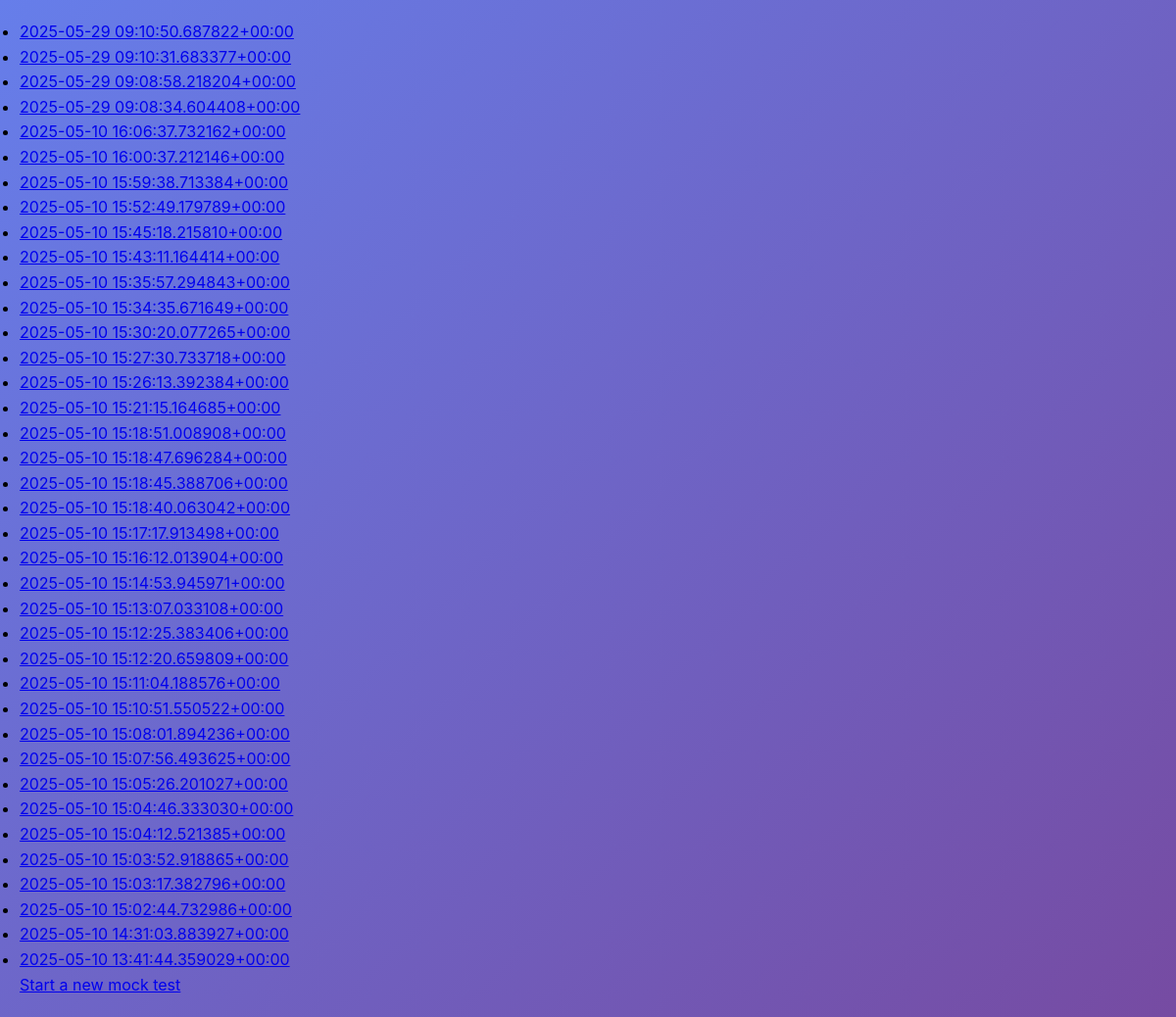
/polls/, run on an earlier commit of the app's database.
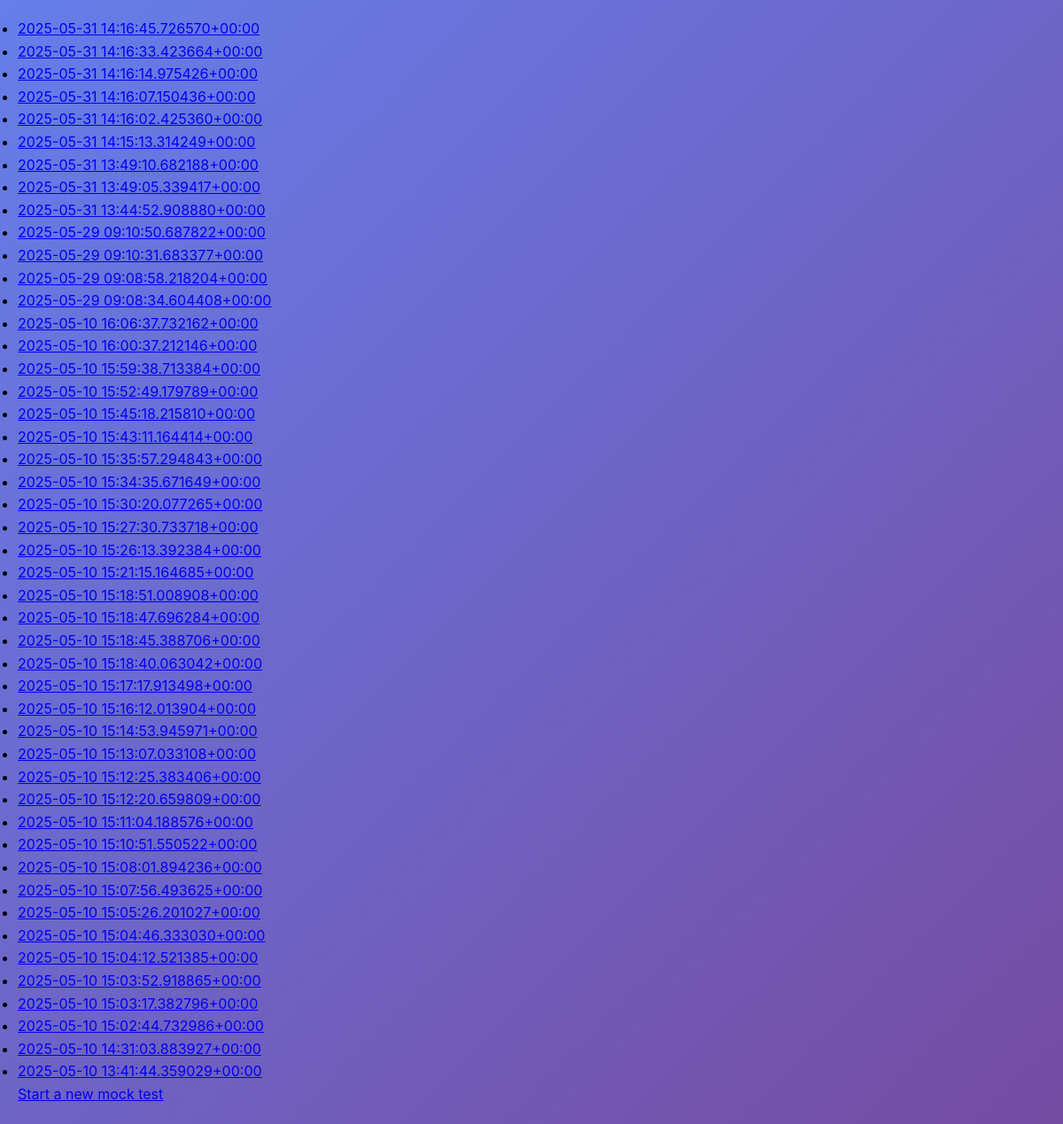
And on a later commit of the database.
### polls/models.py (models this page shows, shortened)
class MockTest(models.Model):
    questions = models.ManyToManyField(Question)
    choices = models.ManyToManyField(Choice)
    created_at = models.DateTimeField(auto_now_add=True)
    def __str__(self):
        return str(self.created_at)

### polls/views.py (the view)
# urls.py: path("", views.IndexView.as_view(), name="index"),
class IndexView(generic.ListView):
    template_name = "polls/index.html"
    context_object_name = "mock_tests"
    def get_queryset(self):
        return MockTest.objects.order_by("-created_at")

### polls/templates/polls/index.html
{% load static %}
<link rel="stylesheet" href="{% static 'polls/style.css' %}">
{% if mock_tests %}
  <ul>
  {% for mock_test in mock_tests %}
    <li><a href="{% url 'polls:mock_test_result' mock_test.id %}">{{mock_test}}</li>
  {% endfor %}
  </ul>
{% else %}
  <p>No Mock Tests are available.</p>
{% endif %}
<a href="{% url 'polls:start_mock_test' %}">Start a new mock test</a>

What changed in the data, as far as the page shows it:
added MockTest: created_at "2025-05-31 14:16:45.726570+00:00"
added MockTest: created_at "2025-05-31 14:16:33.423664+00:00"
added MockTest: created_at "2025-05-31 14:16:14.975426+00:00"
added MockTest: created_at "2025-05-31 14:16:07.150436+00:00"
added MockTest: created_at "2025-05-31 14:16:02.425360+00:00"
added MockTest: created_at "2025-05-31 14:15:13.314249+00:00"
added MockTest: created_at "2025-05-31 13:49:10.682188+00:00"
added MockTest: created_at "2025-05-31 13:49:05.339417+00:00"
added MockTest: created_at "2025-05-31 13:44:52.908880+00:00"
